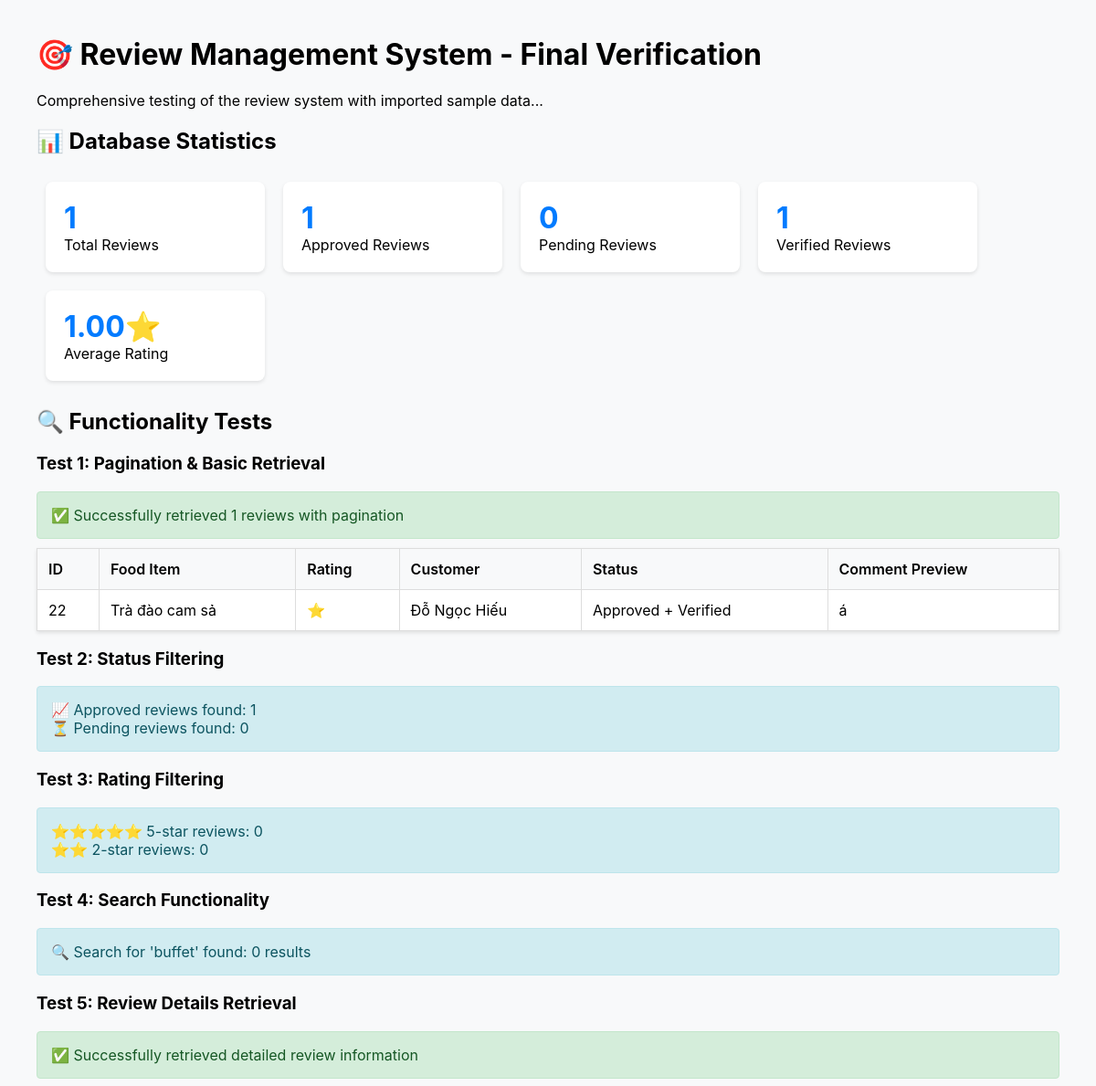
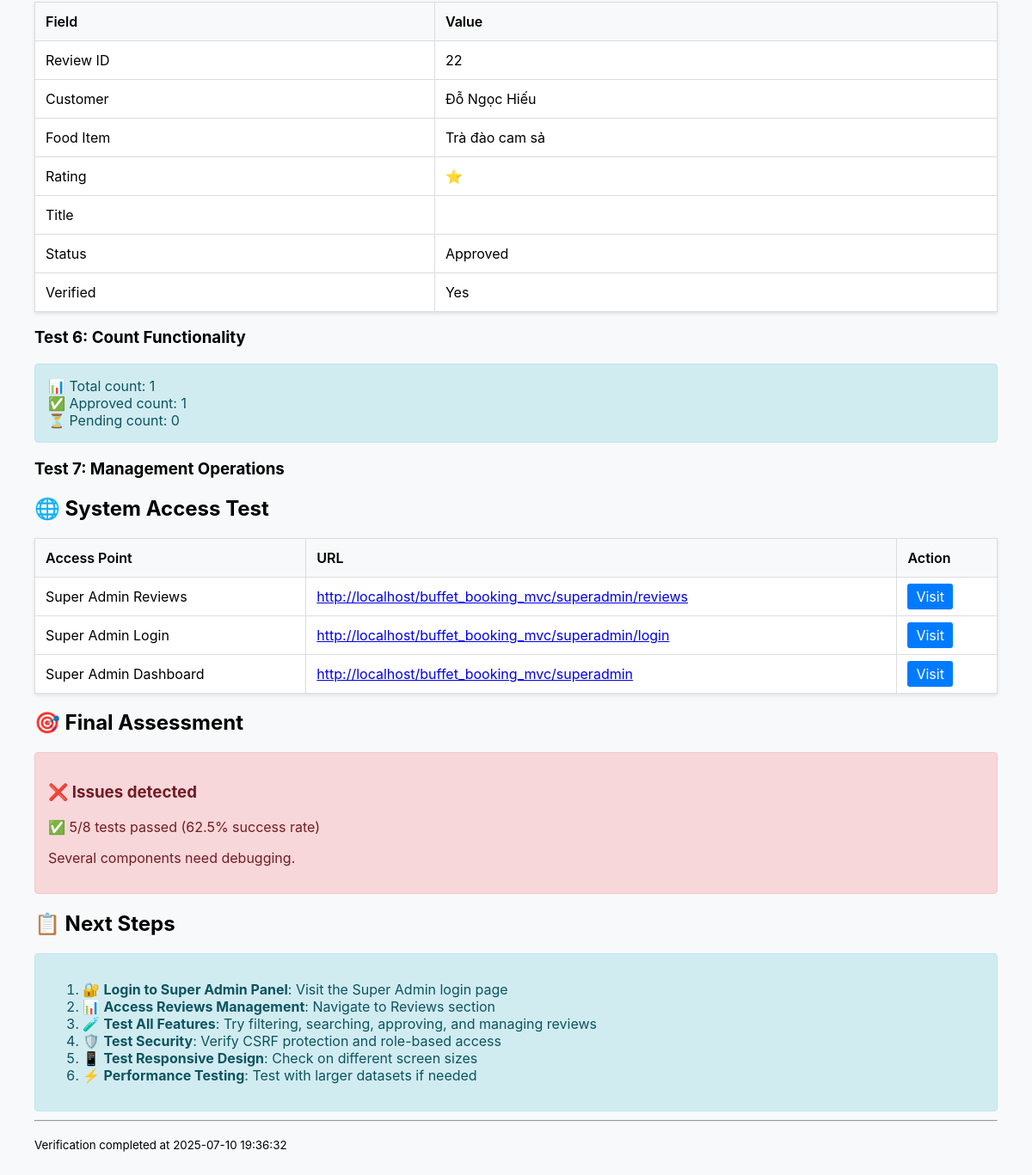
The app's page /scripts/database/final_system_verification.php with its own data (2 pictures, top to bottom).
### tables this page shows
CREATE TABLE IF NOT EXISTS `reviews` (
  `id` int NOT NULL AUTO_INCREMENT,
  `user_id` int DEFAULT NULL,
  `order_id` int DEFAULT NULL,
  `food_item_id` int DEFAULT NULL,
  `rating` int NOT NULL,
  `title` varchar(255) DEFAULT NULL,
  `comment` text,
  `is_verified` tinyint(1) DEFAULT '0',
  `is_approved` tinyint(1) DEFAULT '0',
  `helpful_count` int DEFAULT '0',
  `created_at` timestamp NULL DEFAULT CURRENT_TIMESTAMP,
  `updated_at` timestamp NULL DEFAULT CURRENT_TIMESTAMP ON UPDATE CURRENT_TIMESTAMP,
  `photos` varchar(200) NOT NULL,
  PRIMARY KEY (`id`),
  KEY `fk_reviews_user` (`user_id`),
  KEY `fk_reviews_order` (`order_id`),
  KEY `fk_reviews_food` (`food_item_id`),
  KEY `idx_rating` (`rating`),
  KEY `idx_approved` (`is_approved`)
);

CREATE TABLE IF NOT EXISTS `food_items` (
  `id` int NOT NULL AUTO_INCREMENT,
  `category_id` int NOT NULL,
  `subcategory_id` int DEFAULT NULL,
  `name` varchar(100) NOT NULL,
  `description` text,
  `price` decimal(10,2) NOT NULL,
  `image` varchar(255) DEFAULT NULL,
  `ingredients` text,
  `allergens` varchar(255) DEFAULT NULL,
  `dietary_info` json DEFAULT NULL,
  `nutrition_info` json DEFAULT NULL,
  `preparation_time` int DEFAULT NULL,
  `spice_level` enum('none','mild','medium','hot','very_hot') DEFAULT 'none',
  `is_popular` tinyint(1) DEFAULT '0',
  `is_new` tinyint(1) DEFAULT '0',
  `is_seasonal` tinyint(1) DEFAULT '0',
  `is_available` tinyint(1) DEFAULT '1',
  `sort_order` int DEFAULT '0',
  `created_at` timestamp NULL DEFAULT CURRENT_TIMESTAMP,
  `updated_at` timestamp NULL DEFAULT CURRENT_TIMESTAMP ON UPDATE CURRENT_TIMESTAMP,
  PRIMARY KEY (`id`),
  KEY `fk_food_category` (`category_id`),
  KEY `fk_food_subcategory` (`subcategory_id`),
  KEY `idx_available` (`is_available`),
  KEY `idx_popular` (`is_popular`),
  KEY `idx_price` (`price`)
);

CREATE TABLE IF NOT EXISTS `users` (
  `id` int NOT NULL AUTO_INCREMENT,
  `first_name` varchar(50) NOT NULL,
  `last_name` varchar(50) NOT NULL,
  `email` varchar(100) NOT NULL,
  `password` varchar(255) NOT NULL,
  `phone` varchar(20) DEFAULT NULL,
  `date_of_birth` date DEFAULT NULL,
  `address` text,
  `avatar` varchar(255) DEFAULT NULL,
  `role` enum('customer','manager','super_admin') DEFAULT 'customer',
  `email_verified` tinyint(1) DEFAULT '0',
  `email_verification_token` varchar(255) DEFAULT NULL,
  `password_reset_token` varchar(255) DEFAULT NULL,
  `password_reset_expires` timestamp NULL DEFAULT NULL,
  `last_login` timestamp NULL DEFAULT NULL,
  `is_active` tinyint(1) DEFAULT '1',
  `preferences` json DEFAULT NULL,
  `created_at` timestamp NULL DEFAULT CURRENT_TIMESTAMP,
  `updated_at` timestamp NULL DEFAULT CURRENT_TIMESTAMP ON UPDATE CURRENT_TIMESTAMP,
  PRIMARY KEY (`id`),
  UNIQUE KEY `email` (`email`),
  KEY `idx_role` (`role`),
  KEY `idx_active` (`is_active`)
);

### scripts/database/final_system_verification.php (the view, shortened to what the rows shown need)
<?php
require_once 'config/database.php';
require_once 'models/Review.php';
echo "<!DOCTYPE html>";
echo "<html><head>";
echo "</head><body>";
echo "<h1>🎯 Review Management System - Final Verification</h1>";
try {
    $reviewModel = new Review();
    echo "<h2>📊 Database Statistics</h2>";
    echo "<h2>🔍 Functionality Tests</h2>";
    $reviews = $reviewModel->getAllReviews(10, 0);
    if (count($reviews) > 0) {
        echo "<table>";
        echo "<tr><th>ID</th><th>Food Item</th><th>Rating</th><th>Customer</th><th>Status</th><th>Comment Preview</th></tr>";
        foreach (array_slice($reviews, 0, 5) as $review) {
            $comment_preview = substr($review['comment'], 0, 50) . (strlen($review['comment']) > 50 ? '...' : '');
            $status = $review['is_approved'] ? 'Approved' : 'Pending';
            if ($review['is_verified']) $status .= ' + Verified';
            echo "<tr>";
            echo "<td>{$review['id']}</td>";
            echo "<td>{$review['food_name']}</td>";
            echo "<td>" . str_repeat('⭐', $review['rating']) . "</td>";
            echo "<td>{$review['first_name']} {$review['last_name']}</td>";
            echo "<td>{$status}</td>";
            echo "<td>{$comment_preview}</td>";
            echo "</tr>";
        }
        echo "</table>";
    } else {
        echo "<div class='error'>❌ Failed to retrieve reviews</div>";
    }
    $approvedReviews = $reviewModel->getAllReviews(10, 0, ['status' => 'approved']);
    if (!empty($reviews)) {
        $firstReview = $reviews[0];
        $reviewDetails = $reviewModel->getReviewDetails($firstReview['id']);
        if ($reviewDetails) {
            echo "<div class='success'>✅ Successfully retrieved detailed review information</div>";
            echo "<table>";
            echo "<tr><th>Field</th><th>Value</th></tr>";
            echo "<tr><td>Review ID</td><td>{$reviewDetails['id']}</td></tr>";
            echo "<tr><td>Customer</td><td>{$reviewDetails['first_name']} {$reviewDetails['last_name']}</td></tr>";
            echo "<tr><td>Food Item</td><td>{$reviewDetails['food_name']}</td></tr>";
            echo "<tr><td>Rating</td><td>" . str_repeat('⭐', $reviewDetails['rating']) . "</td></tr>";
            echo "<tr><td>Title</td><td>{$reviewDetails['title']}</td></tr>";
            echo "<tr><td>Status</td><td>" . ($reviewDetails['is_approved'] ? 'Approved' : 'Pending') . "</td></tr>";
            echo "<tr><td>Verified</td><td>" . ($reviewDetails['is_verified'] ? 'Yes' : 'No') . "</td></tr>";
            echo "</table>";
        } else {
            echo "<div class='error'>❌ Failed to retrieve review details</div>";
        }
    }
    echo "<h2>🌐 System Access Test</h2>";
    echo "<table>";
    echo "<tr><th>Access Point</th><th>URL</th><th>Action</th></tr>";
    echo "</table>";
    echo "<h2>🎯 Final Assessment</h2>";
    echo "<h2>📋 Next Steps</h2>";
} catch (Exception $e) {
    echo "<div class='error'>";
    echo "<h3>❌ Critical Error</h3>";
    echo "<p>Error: " . htmlspecialchars($e->getMessage()) . "</p>";
    echo "<p>Please check your database configuration and model implementations.</p>";
    echo "</div>";
}
echo "</body></html>";
?>

### records on screen
reviews: id "22", food_item.name "Trà đào cam sả", rating "⭐", user.first_name "Đỗ", user.last_name "Ngọc Hiếu", status "Approved + Verified", comment "á"

### other values on screen
$stats['total_reviews'] "1"
$stats['approved_reviews'] "1"
$stats['pending_reviews'] "0"
$stats['verified_reviews'] "1"
$stats['average_rating'] "1.00"
count($reviews) "1"
count($approvedReviews) "1"
count($pendingReviews) "0"
count($fiveStarReviews) "0"
count($lowRatingReviews) "0"
count($searchResults) "0"
$totalCount "1"
$approvedCount "1"
$pendingCount "0"
$name "Super Admin Reviews"
